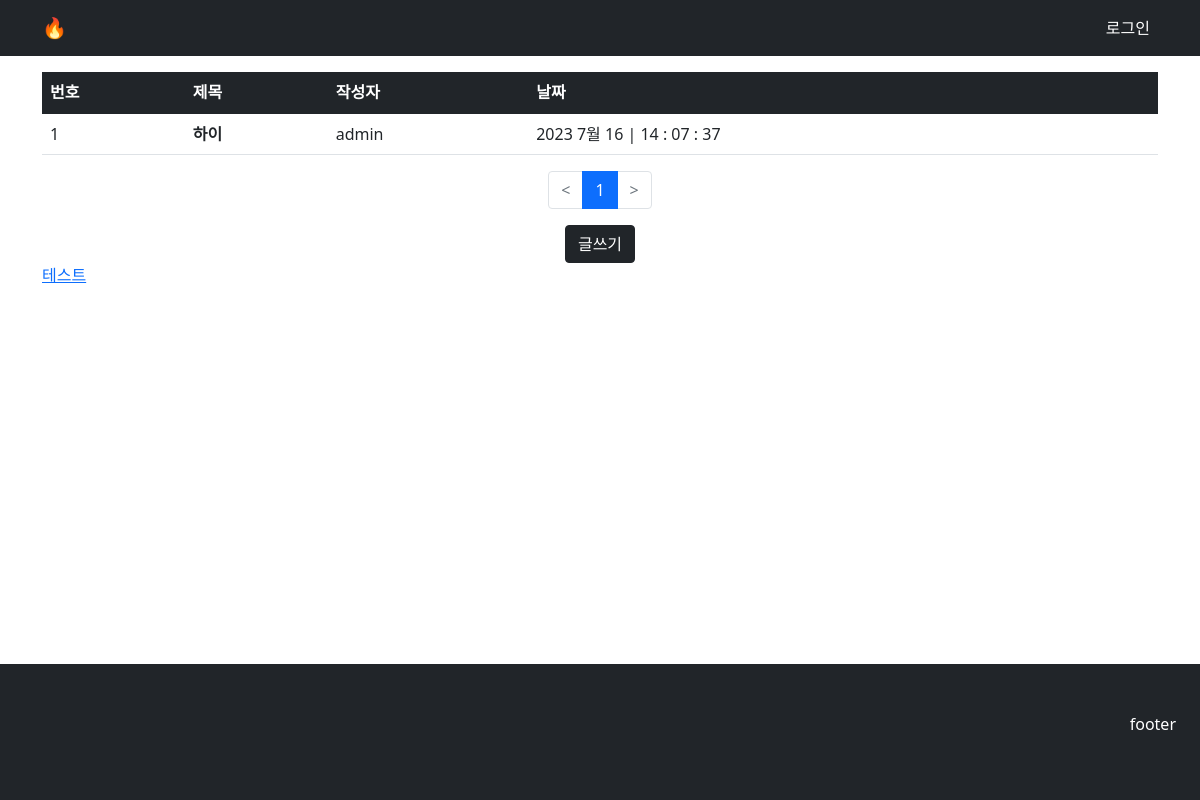
The app's page /posts/, older data.
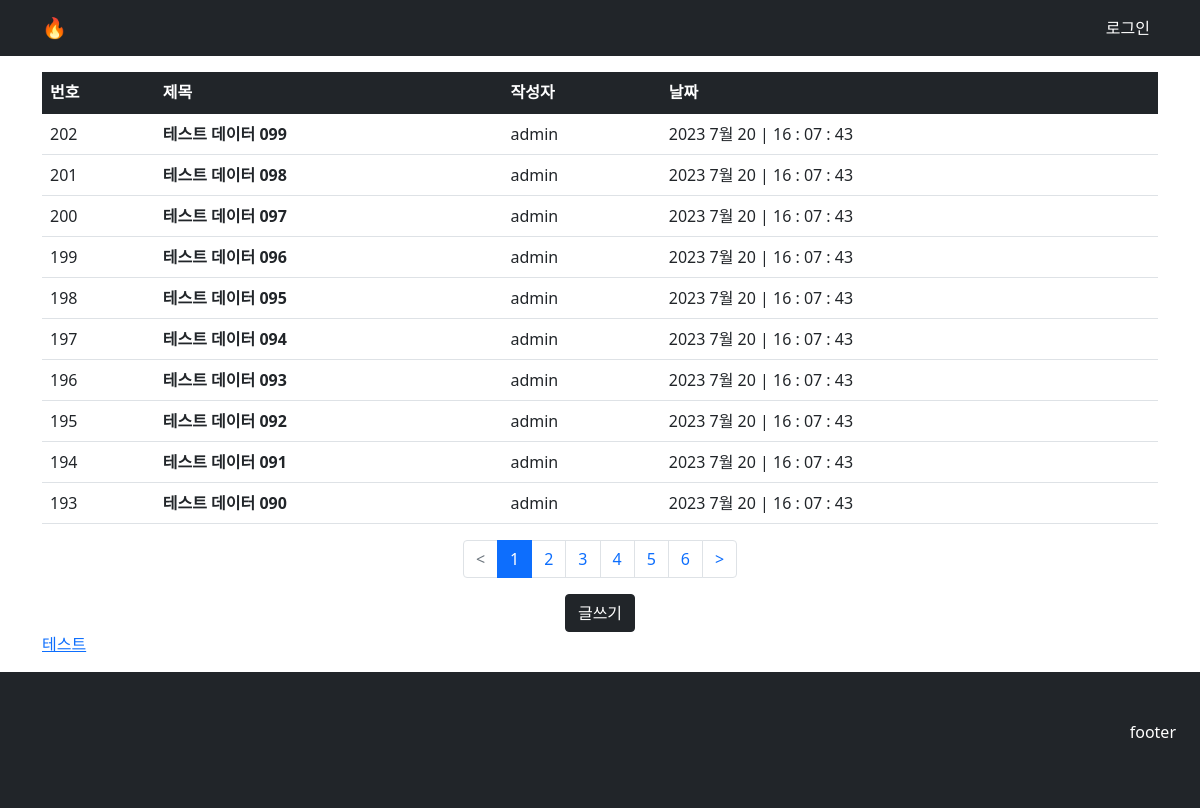
The same page, newer data.
### community/models.py (models this page shows)
class Article(models.Model):
    name = models.ForeignKey(User, on_delete=models.CASCADE)
    title = models.CharField(max_length=50)
    contents = RichTextUploadingField(blank=True, null=True)
    cdate = models.DateTimeField(auto_now_add=True)

### community/views.py (the view)
# urls.py: path('', views.posts, name='posts'),
def posts(request):
    page = request.GET.get('page', '1')
    articleList = Article.objects.order_by('-cdate')
    paginator = Paginator(articleList, 10)
    page_obj = paginator.get_page(page)
    context = {'articleList': page_obj}
    return render(request, 'community/posts.html', context)

### templates/community/posts.html
{% extends "base.html" %}
{% block content %}
<div class="container my-3">
    <table class="table">
        <thead>
            <tr class="table-dark">
                <th>번호</th>
                <th>제목</th>
                <th>작성자</th>
                <th>날짜</th>
            </tr>
        </thead>
        <tbody>
            {%for article in articleList %}
            <tr>
                <td>
                    {{article.id}}
                </td>
                <td>
                    <strong><a href="/posts/v/{{article.id}}" class="text-decoration-none link-dark">{{ article.title }}</a></strong>
                </td>
                <td>
                    {{article.name}}
                </td>
                <td>
                    {{article.cdate|date:"Y M d | H : m : s" }}
                </td>
            </tr>
            {% endfor %}
        </tbody>
    </table>
    <ul class="pagination justify-content-center">
        {% if articleList.has_previous %}
        <li class="page-item">
            <a class="page-link" href="?page={{ articleList.previous_page_number }}">&lt;</a>
        </li>
        {% else %}
        <li class="page-item disabled">
            <a class="page-link" tabindex="-1" aria-disabled="true" href="#">&lt;</a>
        </li>
        {% endif %}
        {% for page_number in articleList.paginator.page_range %}
        {% if page_number >= articleList.number|add:-5 and page_number <= articleList.number|add:5 %}
        {% if page_number == articleList.number %}
        <li class="page-item active" aria-current="page">
            <a class="page-link" href="?page={{ page_number }}">{{ page_number }}</a>
        </li>
        {% else %}
        <li class="page-item">
            <a class="page-link" href="?page={{ page_number }}">{{ page_number }}</a>
        </li>
        {% endif %}
        {% endif %}
        {% endfor %}
        {% if articleList.has_next %}
        <li class="page-item">
            <a class="page-link" href="?page={{ articleList.next_page_number }}">&gt;</a>
        </li>
        {% else %}
        <li class="page-item disabled">
            <a class="page-link" tabindex="-1" aria-disabled="true" href="#">&gt;</a>
        </li>
        {% endif %}
    </ul>
    <div class="text-center">
        <button class="btn btn-dark" onclick="location.href='write/' ">글쓰기</button>
    </div>
    <a href="{% url 'community:test' %}">테스트</a>
</div>
{% endblock %}

### templates/base.html (shortened to what this page needs)
{% load static %}
<!DOCTYPE html>
<html lang="ko" class="navbar-scroll">
<head>
    <link rel="stylesheet" href="{% static 'bootstrap.min.css' %}">
</head>
<body class="d-flex flex-column min-vh-100">
    <div class="navbar-wrapper">
        <nav class="navbar navbar-expand navbar-dark bg-dark">
            <div class="container">
                <a class="navbar-brand" href="{% url 'home' %}">🔥</a>
                <ul class="navbar-nav">
                    {% if user.is_authenticated %}
                    <li class="nav-item dropdown">
                        <a class="btn btn-dark dropdown-toggle" type="button" id="dropdownMenu" data-bs-toggle="dropdown">{{ user.username }}</a>
                        <ul class="dropdown-menu" aria-labelledby="dropdownMenu">
                            <li><a class="dropdown-item" href=" {% url 'users:profile' %}">프로필</a></li>
                            <li><a class="dropdown-item" href=" {% url 'users:logout' %}">로그아웃</a></li>
                        </ul>
                    </li>
                        {% else %}
                    <li>
                        <a class="nav-link text-white" href=" {% url 'users:login' %}">로그인</a>
                    </li>
                    {% endif %}
                </ul>
            </div>
        </nav>
    </div>
    {% block content %}
    {% endblock %}
    <footer class="py-5 bg-dark mt-auto p-4">
        <p class="text-white text-end">footer</p>
    </footer>
</body>
</html>

Row changes from the older to the newer data that the page shows:
removed Article: id "1", title "하이", name "admin", cdate|H "2023 7월 16 | 14 : 07 : 37"
added Article: id "202", title "테스트 데이터 099", name "admin", cdate|H "2023 7월 20 | 16 : 07 : 43"
added Article: id "201", title "테스트 데이터 098", name "admin", cdate|H "2023 7월 20 | 16 : 07 : 43"
added Article: id "200", title "테스트 데이터 097", name "admin", cdate|H "2023 7월 20 | 16 : 07 : 43"
added Article: id "199", title "테스트 데이터 096", name "admin", cdate|H "2023 7월 20 | 16 : 07 : 43"
added Article: id "198", title "테스트 데이터 095", name "admin", cdate|H "2023 7월 20 | 16 : 07 : 43"
added Article: id "197", title "테스트 데이터 094", name "admin", cdate|H "2023 7월 20 | 16 : 07 : 43"
added Article: id "196", title "테스트 데이터 093", name "admin", cdate|H "2023 7월 20 | 16 : 07 : 43"
added Article: id "195", title "테스트 데이터 092", name "admin", cdate|H "2023 7월 20 | 16 : 07 : 43"
added Article: id "194", title "테스트 데이터 091", name "admin", cdate|H "2023 7월 20 | 16 : 07 : 43"
added Article: id "193", title "테스트 데이터 090", name "admin", cdate|H "2023 7월 20 | 16 : 07 : 43"
Text that changed along with them:
new list line: "2"
new list line: "3"
new list line: "4"
new list line: "5"
new list line: "6"
